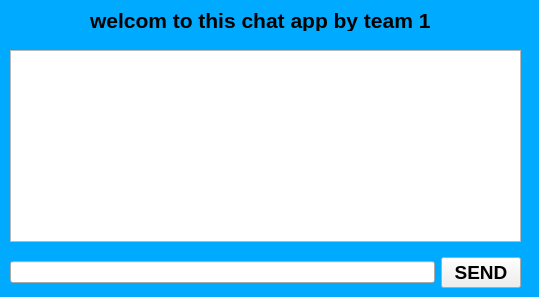
<?xml version="1.0" encoding="UTF-8"?>
<ui version="4.0">
 <class>chatslide</class>
 <widget class="QWidget" name="chatslide">
  <property name="geometry">
   <rect>
    <x>0</x>
    <y>0</y>
    <width>539</width>
    <height>297</height>
   </rect>
  </property>
  <property name="windowTitle">
   <string>Form</string>
  </property>
  <property name="styleSheet">
   <string notr="true">#chatslide {

	
	background-color: rgb(0, 170, 255);

}</string>
  </property>
  <widget class="QTextBrowser" name="spacechat">
   <property name="geometry">
    <rect>
     <x>10</x>
     <y>50</y>
     <width>511</width>
     <height>192</height>
    </rect>
   </property>
  </widget>
  <widget class="QLabel" name="label">
   <property name="geometry">
    <rect>
     <x>90</x>
     <y>10</y>
     <width>371</width>
     <height>21</height>
    </rect>
   </property>
   <property name="font">
    <font>
     <pointsize>16</pointsize>
     <weight>75</weight>
     <bold>true</bold>
    </font>
   </property>
   <property name="text">
    <string>welcom to this chat app by team 1</string>
   </property>
  </widget>
  <widget class="QWidget" name="">
   <property name="geometry">
    <rect>
     <x>10</x>
     <y>252</y>
     <width>511</width>
     <height>41</height>
    </rect>
   </property>
   <layout class="QHBoxLayout" name="horizontalLayout">
    <item>
     <widget class="QLineEdit" name="makemes"/>
    </item>
    <item>
     <widget class="QPushButton" name="butsend">
      <property name="font">
       <font>
        <pointsize>14</pointsize>
        <weight>75</weight>
        <bold>true</bold>
       </font>
      </property>
      <property name="text">
       <string>SEND</string>
      </property>
     </widget>
    </item>
   </layout>
  </widget>
 </widget>
 <resources/>
 <connections/>
</ui>
